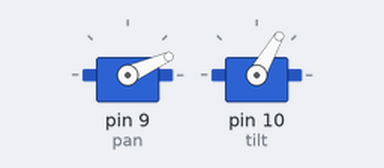
The sketch below on a simulated Arduino Uno, built with avr-gcc and run on an emulated ATmega328P. Shown: 2 × servo.

Above: at 0.85 s.
At 2.8 s:
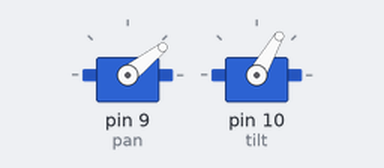
At 5.1 s:
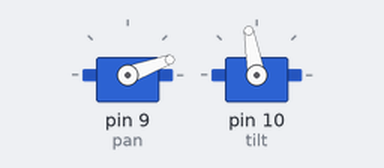
At 9.35 s:
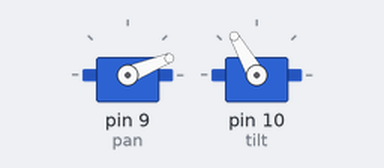
Timing chart, 0 to 11.9 s (numbered marks = the images above):
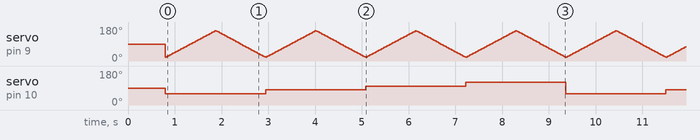

The sketch:

example.ino
```cpp
// Uses the Arduino Servo library to sweep pan and tilt servos in a raster 'radar' pattern while respecting soft angle limits.
//
// Buy this module: https://shillehtek.com/products/pan-tilt-servo-bracket-kit-sg90-mg90s
// Full manual: https://shillehtek.com/blogs/shillehtek-product-manuals/pan-tilt-servo-bracket-kit-sg90-mg90s-manual
// More examples: https://github.com/shillehbean/shillehtek-examples
//

#include <Servo.h>

Servo pan, tilt;
const int PAN_MIN = 20, PAN_MAX = 160;   // soft limits
const int TILT_MIN = 60, TILT_MAX = 120;

void setup() {
  pan.attach(9);
  tilt.attach(10);
  pan.write(90);
  tilt.write(90);
  delay(800);
}

void loop() {
  // sweep pan at each tilt step - a "radar" raster
  for (int t = TILT_MIN; t <= TILT_MAX; t += 20) {
    tilt.write(t);
    for (int p = PAN_MIN; p <= PAN_MAX; p += 2) {
      pan.write(p);
      delay(15);
    }
    for (int p = PAN_MAX; p >= PAN_MIN; p -= 2) {
      pan.write(p);
      delay(15);
    }
  }
}
```

Measured:
- by itself, servo on pin 10 (tilt): repeats every 8.6 s: 80° 2.1 s, 100° 2.1 s, 120° 2.1 s, 60° 2.1 s
